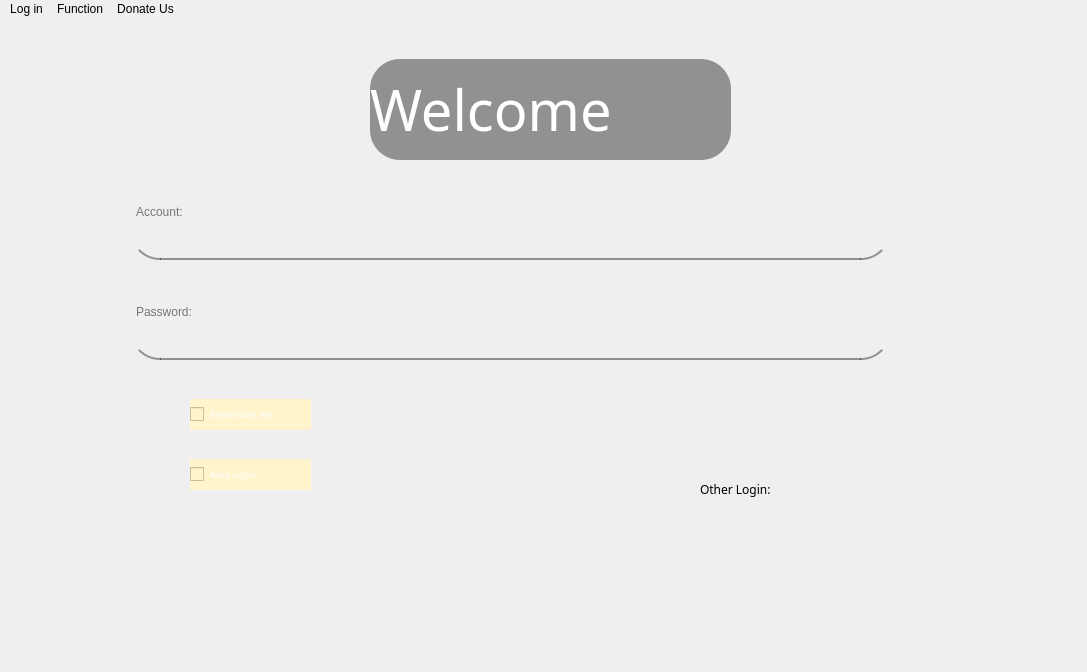
<?xml version="1.0" encoding="UTF-8"?>
<ui version="4.0">
 <class>FraudDetection</class>
 <widget class="QMainWindow" name="FraudDetection">
  <property name="geometry">
   <rect>
    <x>0</x>
    <y>0</y>
    <width>1087</width>
    <height>672</height>
   </rect>
  </property>
  <property name="windowTitle">
   <string>FraudDetection</string>
  </property>
  <property name="styleSheet">
   <string notr="true">background-image: url(:/sunset.jpg);
border-radius:30px;</string>
  </property>
  <widget class="QWidget" name="centralwidget">
   <widget class="QLabel" name="label">
    <property name="geometry">
     <rect>
      <x>370</x>
      <y>40</y>
      <width>361</width>
      <height>101</height>
     </rect>
    </property>
    <property name="font">
     <font>
      <family>Arial Black</family>
      <pointsize>42</pointsize>
     </font>
    </property>
    <property name="styleSheet">
     <string notr="true">background-color:rgba(0,0,0,100);
color: rgb(255,255,255);</string>
    </property>
    <property name="text">
     <string>Welcome</string>
    </property>
   </widget>
   <widget class="QTextEdit" name="textEdit">
    <property name="geometry">
     <rect>
      <x>130</x>
      <y>180</y>
      <width>761</width>
      <height>61</height>
     </rect>
    </property>
    <property name="styleSheet">
     <string notr="true">border:2px solid rgba(0,0,0,0);
border-bottom-color:rgba(0,0,0,100);
background-color:rgba(0,0,0,0);</string>
    </property>
    <property name="placeholderText">
     <string>Account:</string>
    </property>
   </widget>
   <widget class="QTextEdit" name="textEdit_2">
    <property name="geometry">
     <rect>
      <x>130</x>
      <y>280</y>
      <width>761</width>
      <height>61</height>
     </rect>
    </property>
    <property name="styleSheet">
     <string notr="true">border:2px solid rgba(0,0,0,0);
border-bottom-color:rgba(0,0,0,100);
background-color:rgba(0,0,0,0);</string>
    </property>
    <property name="placeholderText">
     <string>Password:</string>
    </property>
   </widget>
   <widget class="QCheckBox" name="checkBox">
    <property name="geometry">
     <rect>
      <x>190</x>
      <y>380</y>
      <width>121</width>
      <height>31</height>
     </rect>
    </property>
    <property name="font">
     <font>
      <family>Arial Black</family>
      <pointsize>7</pointsize>
     </font>
    </property>
    <property name="styleSheet">
     <string notr="true">background-color: rgb(255, 244, 203);
color:rgb(255,255,255);</string>
    </property>
    <property name="text">
     <string>Remember me</string>
    </property>
   </widget>
   <widget class="QCheckBox" name="checkBox_2">
    <property name="geometry">
     <rect>
      <x>190</x>
      <y>440</y>
      <width>121</width>
      <height>31</height>
     </rect>
    </property>
    <property name="font">
     <font>
      <family>Arial Black</family>
      <pointsize>7</pointsize>
     </font>
    </property>
    <property name="styleSheet">
     <string notr="true">background-color: rgb(255, 244, 203);
color:rgb(255,255,255);</string>
    </property>
    <property name="text">
     <string>Auto Login</string>
    </property>
   </widget>
   <widget class="QPushButton" name="pushButton">
    <property name="geometry">
     <rect>
      <x>720</x>
      <y>510</y>
      <width>61</width>
      <height>61</height>
     </rect>
    </property>
    <property name="styleSheet">
     <string notr="true">QPushButton{
    
	image: url(:/tencent.png);
    background-color:rgba(0,0,0,0);
}

QPushButton:hover{
    paddin-bottom:3px;
}</string>
    </property>
    <property name="text">
     <string/>
    </property>
   </widget>
   <widget class="QPushButton" name="pushButton_2">
    <property name="geometry">
     <rect>
      <x>800</x>
      <y>510</y>
      <width>61</width>
      <height>61</height>
     </rect>
    </property>
    <property name="styleSheet">
     <string notr="true">QPushButton{
    
	
	image: url(:/wechat.png);
    background-color:rgba(0,0,0,0);
}

QPushButton:hover{
    paddin-bottom:3px;
}</string>
    </property>
    <property name="text">
     <string/>
    </property>
   </widget>
   <widget class="QPushButton" name="pushButton_3">
    <property name="geometry">
     <rect>
      <x>890</x>
      <y>510</y>
      <width>61</width>
      <height>61</height>
     </rect>
    </property>
    <property name="styleSheet">
     <string notr="true">QPushButton{
    
	
	image: url(:/facebook.png);
    background-color:rgba(0,0,0,0);
}

QPushButton:hover{
    paddin-bottom:3px;
}</string>
    </property>
    <property name="text">
     <string/>
    </property>
   </widget>
   <widget class="QPushButton" name="pushButton_4">
    <property name="geometry">
     <rect>
      <x>970</x>
      <y>510</y>
      <width>61</width>
      <height>61</height>
     </rect>
    </property>
    <property name="styleSheet">
     <string notr="true">QPushButton{
	image: url(:/google.png);
    background-color:rgba(0,0,0,0);
}

QPushButton:hover{
    paddin-bottom:3px;
}</string>
    </property>
    <property name="text">
     <string/>
    </property>
   </widget>
   <widget class="QLabel" name="label_2">
    <property name="geometry">
     <rect>
      <x>700</x>
      <y>440</y>
      <width>111</width>
      <height>61</height>
     </rect>
    </property>
    <property name="font">
     <font>
      <family>Arial Black</family>
     </font>
    </property>
    <property name="styleSheet">
     <string notr="true">background-color:rgba(0,0,0,0);</string>
    </property>
    <property name="text">
     <string>Other Login:</string>
    </property>
   </widget>
   <widget class="QPushButton" name="pushButton_5">
    <property name="geometry">
     <rect>
      <x>490</x>
      <y>380</y>
      <width>71</width>
      <height>71</height>
     </rect>
    </property>
    <property name="styleSheet">
     <string notr="true">QPushButton{
    
	image: url(:/right-arrow.png);
    background-color:rgba(0,0,0,0);
}

QPushButton:hover{
    paddin-bottom:3px;
}</string>
    </property>
    <property name="text">
     <string/>
    </property>
   </widget>
  </widget>
  <widget class="QMenuBar" name="menubar">
   <property name="geometry">
    <rect>
     <x>0</x>
     <y>0</y>
     <width>1087</width>
     <height>26</height>
    </rect>
   </property>
   <widget class="QMenu" name="menuMain">
    <property name="title">
     <string>Function</string>
    </property>
    <addaction name="separator"/>
    <addaction name="actionFraud_Detection"/>
    <addaction name="separator"/>
    <addaction name="actionContact_Us"/>
    <addaction name="separator"/>
    <addaction name="actionAbout_Us"/>
    <addaction name="separator"/>
   </widget>
   <widget class="QMenu" name="menuLog_in">
    <property name="title">
     <string>Log in</string>
    </property>
    <addaction name="actionVIP_Account"/>
    <addaction name="separator"/>
    <addaction name="actionLog_in_as_Guest"/>
    <addaction name="separator"/>
   </widget>
   <widget class="QMenu" name="menuDonate">
    <property name="title">
     <string>Donate Us</string>
    </property>
    <addaction name="separator"/>
    <addaction name="actionAbout_Donation"/>
    <addaction name="separator"/>
   </widget>
   <addaction name="menuLog_in"/>
   <addaction name="menuMain"/>
   <addaction name="menuDonate"/>
  </widget>
  <widget class="QStatusBar" name="statusbar"/>
  <action name="actionFraud_Detection">
   <property name="text">
    <string>Fraud Detection</string>
   </property>
  </action>
  <action name="actionContact_Us">
   <property name="text">
    <string>Contact Us</string>
   </property>
  </action>
  <action name="actionAbout_Us">
   <property name="text">
    <string>About</string>
   </property>
  </action>
  <action name="actionVIP_Account">
   <property name="text">
    <string>VIP Account</string>
   </property>
  </action>
  <action name="actionLog_in_as_Guest">
   <property name="text">
    <string>Log in as Guest</string>
   </property>
  </action>
  <action name="actionAbout_Donation">
   <property name="text">
    <string>About Donation</string>
   </property>
  </action>
 </widget>
 <resources>
  <include location="BG/bg.qrc"/>
 </resources>
 <connections/>
</ui>
